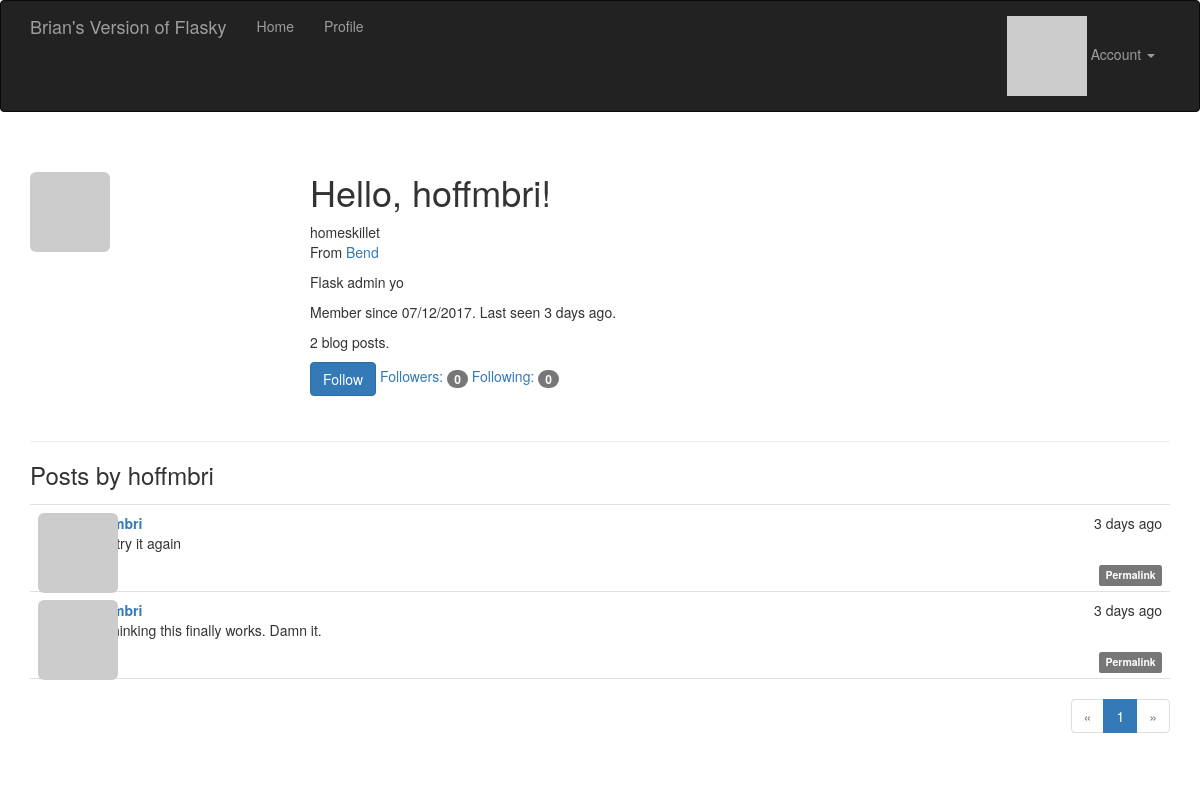
Screenshot of /user/hoffmbri (signed in) with the database file from the repository.
### app/models.py (models this page shows, shortened)
class User(UserMixin, db.Model):
	__tablename__ = 'users'
	id = db.Column(db.Integer, primary_key=True)
	email = db.Column(db.String(64), unique=True, index=True)
	username = db.Column(db.String(64), unique=True, index=True)
	role_id = db.Column(db.Integer, db.ForeignKey('roles.id'))
	password_hash = db.Column(db.String(128))
	confirmed = db.Column(db.Boolean, default=False)
	name = db.Column(db.String(64))
	location = db.Column(db.String(64))
	about_me = db.Column(db.Text())
	member_since = db.Column(db.DateTime(), default=datetime.utcnow)
	last_seen = db.Column(db.DateTime(), default=datetime.utcnow)
	avatar_hash = db.Column(db.String(32))
	posts = db.relationship('Post', backref='author', lazy='dynamic')
	followed = db.relationship('Follow',
								foreign_keys=[Follow.follower_id],
								backref=db.backref('follower', lazy='joined'),
								lazy='dynamic',
								cascade='all, delete-orphan')
	followers = db.relationship('Follow',
								foreign_keys=[Follow.followed_id],
								backref=db.backref('followed', lazy='joined'),
								lazy='dynamic',
								cascade='all, delete-orphan')
	@property
	def password(self):
		raise AttributeError('password is not a readable attribute')
	def can(self, permissions):
		return self.role is not None and \
			(self.role.permissions & permissions) == permissions
	def is_administrator(self):
		return self.can(Permission.ADMINISTER)
	def ping(self):
		self.last_seen = datetime.utcnow()
		db.session.add(self)
	def gravatar(self, size=100, default='identicon', rating='g'):
		if request.is_secure:
			url = 'https://secure.gravatar.com/avatar'
		else:
			url = 'http://secure.gravatar.com/avatar'
		hash = self.avatar_hash or hashlib.md5(self.email.encode('utf-8')).hexdigest()
		return '{url}/{hash}?s={size}&d={default}&r={rating}'.format(
			url=url, hash=hash, size=size, default=default, rating=rating)
	def is_following(self, user):
		return self.followed.filter_by(follower_id=user.id).first() is not None

class Post(db.Model):
	__tablename__ = 'posts'
	id = db.Column(db.Integer, primary_key=True)
	body = db.Column(db.Text)
	body_html = db.Column(db.Text)
	timestamp = db.Column(db.DateTime, index=True, default=datetime.utcnow)
	author_id = db.Column(db.Integer, db.ForeignKey('users.id'))

### app/main/views.py (the view)
@main.route('/user/<username>')
def user(username):
	user = User.query.filter_by(username=username).first_or_404()
	page = request.args.get('page', 1, type=int)
	pagination = user.posts.order_by(Post.timestamp.desc()).paginate(
		page, per_page=current_app.config['POSTS_PER_PAGE'],
		error_out=False)
	posts = pagination.items
	return render_template('user.html', user=user, posts=posts, pagination=pagination)

### app/auth/views.py (called while the page is built)
@auth.before_app_request
def before_request():
	if current_user.is_authenticated:
		current_user.ping()
		if not current_user.confirmed \
				and request.endpoint \
				and request.endpoint[:5] != 'auth.' \
				and request.endpoint != 'static':
			return redirect(url_for('auth.unconfirmed'))

### app/main/__init__.py (called while the page is built)
@main.app_context_processor
def inject_permissions():
	return dict(Permission=Permission)

### app/models.py (called while the page is built)
@login_manager.user_loader
def load_user(user_id):
	return User.query.get(int(user_id))

### app/templates/user.html (shortened to what this page needs)
{% extends "base.html" %}
{% import "_macros.html" as macros %}
{% block page_content %}
<div class="page-header">
	<img class="img-rounded profile-thumbnail" src="{{ user.gravatar(size=256) }}">
	<div class="profile-header">
		<h1>Hello, {{ user.username }}!</h1>
		{% if user.name or user.location %}
		<p>
			{% if user.name %}{{ user.name }}<br>{% endif %}
			{% if user.location %}
				From <a href="http://maps.google.com/?q={{ user.location }}">{{ user.location }}</a><br>
			{% endif %}
		</p>
		{% endif %}
		{% if user.about_me %}<p>{{ user.about_me }}</p>{% endif %}
	    <p>Member since {{ moment(user.member_since).format('L') }}. Last seen {{ moment(user.last_seen).fromNow() }}.</p>
	    <p>{{ user.posts.count() }} blog posts.</p>
	    <p>
	    	{% if current_user.can(Permission.FOLLOW) and user != current_user %}
	    		{% if not current_user.is_following(user) %}
	    		<a href="{{ url_for('.follow', username=user.username) }}" class="btn btn-primary">Follow</a>
	    		{% else %}
	    		<a href="{{ url_for('.unfollow', username=user.username) }}" class="btn btn-default">Unfollow</a>
	    		{% endif %}
	    	{% endif %}
	    	<a href="{{ url_for('.followers', username=user.username) }}">Followers: <span class="badge">{{ user.followers.count() -1 }}</span></a>
	    	<a href="{{ url_for('.followed_by', username=user.username) }}">Following: <span class="badge">{{ user.followed.count() -1 }}</span></a>
	    </p>
	</div>
</div>
<h3>Posts by {{ user.username }}</h3>
{% include '_posts.html' %}
{% if pagination %}
<div class="pagination">
	{{ macros.pagination_widget(pagination, '.user', username=user.username) }}
</div>
{% endif %}
{% endblock %}

### app/templates/_posts.html (shortened to what this page needs)
<ul class="posts">
	{% for post in posts %}
	<li class="post">
		<div class="post-thumbnail">
			<a href="{{ url_for('.user', username=post.author.username) }}">
				<img class="img-rounded profile-thumbnail" src="{{ post.author.gravatar(size=40) }}">
			</a>
		</div>
		<div class="post-content">
			<div class="post-date">{{ moment(post.timestamp).fromNow() }}</div>
			<div class="post-author"><a href="{{ url_for('.user', username=post.author.username) }}">{{ post.author.username }}</a></div>
			<div class="post-body">
				{% if post.body_html %}
					{{ post.body_html | safe }}
				{% else %}
					{{ post.body }}
				{% endif %}
			</div>
			<div class="post-footer">
				<a href="{{ url_for('.post', id=post.id) }}">
					<span class="label label-default">Permalink</span>
				</a>
			</div>
		</div>
	</li>
	{% endfor %}
</ul>

### app/static/styles.css (style rules this page uses)
.profile-thumbnail { position: absolute; }
.profile-header { min-height: 260px; margin-left: 280px; }
ul.posts { list-style-type: none; padding: 0px; margin: 16px 0px 0px 0px; border-top: 1px solid #e0e0e0; }
ul.posts li.post { padding: 8px; border-bottom: 1px solid #e0e0e0; }
div.post-date { float: right; }
div.post-author { font-weight: bold; }
div.post-thumbnail { position: absolute; }
div.post-content { margin-left: 48px; min-height: 48px; }
div.post-footer { text-align: right; }
div.pagination { width: 100%; text-align: right; padding: 0px; margin: 0px; }

### rows the page displays
User: username "hoffmbri", name "homeskillet", location "Bend", about_me "Flask admin yo", member_since "07/12/2017", last_seen "3 days ago"
Post: timestamp "3 days ago", body_html "Lets try it again"
Post: timestamp "3 days ago", body_html "I'm thinking this finally works. Damn it."

### other values shown
{{ user.posts.count() }} "2"
{{ user.followers.count() -1 }} "0"
{{ user.followed.count() -1 }} "0"
{{ p }} "1"
